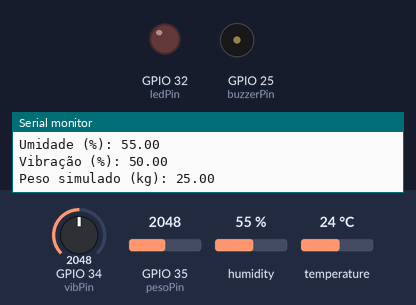
A sketch run on a simulated ESP32. On the bench: output pins drawn as LEDs (lit = HIGH), buzzer (waves = sounding, pin HIGH), the last lines printed to the serial monitor. The test bench sets the inputs (shaded band); at power-on: temperature 24 °C, GPIO 34 (vibPin) = 2048, GPIO 35 (pesoPin) = 2048, humidity 55 %.

Above: at 2.8 s.
2.9 s: temperature set to 29.3 °C
5.6 s: temperature set to 30.7 °C
At 6.7 s:
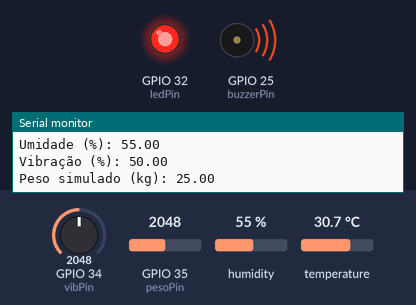
8.3 s: temperature set to 12 °C
At 10.4 s:
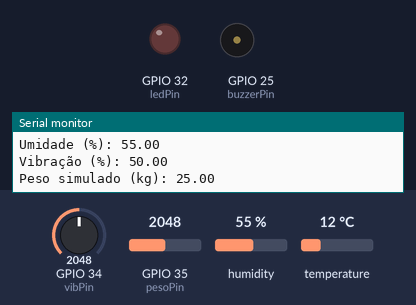
11.5 s: temperature set to 33 °C
At 13.4 s:
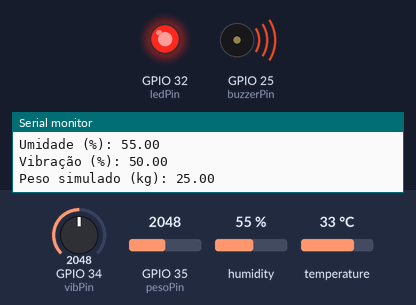
Timing chart, 0 to 14.9 s (numbered marks = the images above; inputs shaded):
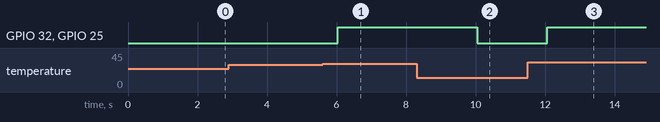

The sketch:

agroguard_esp32.ino
```cpp
#include <DHT.h>

// === CONFIGURAÇÃO DO SENSOR DHT22 ===
#define DHTPIN 15         // Pino conectado ao DHT22
#define DHTTYPE DHT22
DHT dht(DHTPIN, DHTTYPE);

// === PINOS DOS SENSORES E ATUADORES ===
const int vibPin     = 34;  // Potenciômetro simula vibração
const int pesoPin    = 35;  // LDR simula peso
const int ledPin     = 32;  // LED de alerta visual
const int buzzerPin  = 25;  // Buzzer de alerta sonoro (simulado)

void setup() {
  Serial.begin(115200);
  dht.begin();

  pinMode(ledPin, OUTPUT);
  pinMode(buzzerPin, OUTPUT);
}

void loop() {
  // === LEITURA DO SENSOR DHT22 ===
  float temp = dht.readTemperature();
  float umid = dht.readHumidity();

  Serial.print("Temperatura (°C): ");
  if (isnan(temp)) Serial.println("Erro na leitura!");
  else Serial.println(temp);

  Serial.print("Umidade (%): ");
  if (isnan(umid)) Serial.println("Erro na leitura!");
  else Serial.println(umid);

  // === SIMULAÇÃO DA VIBRAÇÃO DA ESTEIRA ===
  int vibracao = analogRead(vibPin);
  float vib = map(vibracao, 0, 4095, 0, 100);
  Serial.print("Vibração (%): ");
  Serial.println(vib);

  // === SIMULAÇÃO DO PESO NA BALANÇA ===
  int pesoBruto = analogRead(pesoPin);
  float pesoSimulado = map(pesoBruto, 0, 4095, 0, 50);
  Serial.print("Peso simulado (kg): ");
  Serial.println(pesoSimulado);

  // === ALERTA AUTOMÁTICO COM LED E BUZZER ===
  if (temp > 30 || vib > 70) {
    digitalWrite(ledPin, HIGH);
    digitalWrite(buzzerPin, HIGH);  // 🔊 (sem som real no Wokwi)
  } else {
    digitalWrite(ledPin, LOW);
    digitalWrite(buzzerPin, LOW);
  }

  delay(2000); // Aguarda 2 segundos antes da próxima leitura
}
```

Measured:
- the behaviour switches between 30 and 30.1 °C on temperature (found by bisection; images 0 and 1)
- after the input at 5.6 s, GPIO 32 (ledPin), GPIO 25 (buzzerPin): LOW → HIGH after 0.43 s
- after the input at 8.3 s, GPIO 32 (ledPin), GPIO 25 (buzzerPin): HIGH → LOW after 1.7 s
- after the input at 11.5 s, GPIO 32 (ledPin), GPIO 25 (buzzerPin): LOW → HIGH after 0.56 s
